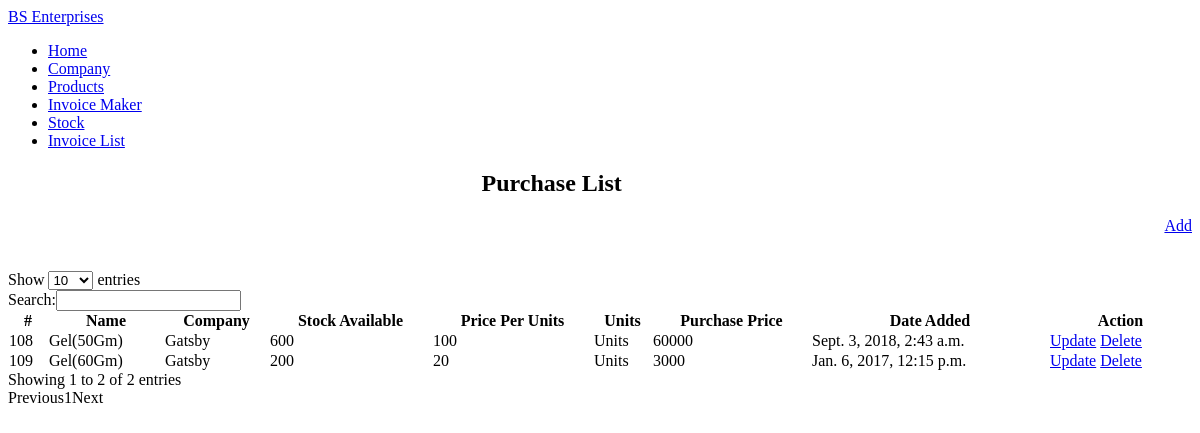
Screenshot of /inventory/ with the database file from the repository.
### Inventory/models.py (models this page shows, shortened)
class Purchase(models.Model):
    code = models.ForeignKey(Product,default='001',related_name='product')
    company = models.ForeignKey(Company,related_name='company')
    Product_price = models.IntegerField(default=0)
    Purchase_price = models.IntegerField(default=0)
    stock = models.IntegerField(default=0)
    UNITS = (('KG','KiloGrams'),('G','Grams'),('Units', 'units'))
    units = models.CharField(max_length=25,choices=UNITS)
    date = models.DateTimeField()

class Product(models.Model):
    company = models.ForeignKey(Company)
    code = models.CharField(primary_key=True, max_length=10)
    name = models.CharField(max_length=250)

class Company(models.Model):
    code = models.CharField(primary_key=True,max_length=10)
    name = models.CharField(max_length=250)
    def __str__(self):
        return self.name

### Inventory/views.py (the view)
def index(request):
    stock = Purchase.objects.all()
    return render(request, 'Inventory/index.html', {'stock': stock})

### Inventory/templates/Inventory/index.html (shortened to what this page needs)
{% extends "Inventory/base.html" %}
{% block content %}
<h2 style="padding-left:40%;">Purchase List</h2>
    <a href="add/?foo=company" class="btn btn-primary" style="float: right">Add</a>
    <br />
    <br />
    <br />    <div class="table-responsive">
        <table id="example" class="table table-striped table-bordered" cellspacing="0" width="100%">
            <thead>
            <tr>
                <th>#</th>
                <th>Name</th>
                <th>Company</th>
                <th>Stock Available</th>
                <th>Price Per Units</th>
                <th>Units</th>
                <th>Purchase Price</th>
                <th>Date Added</th>
                <th>Action</th>
            </tr>
            </thead>
            <tbody>
            {% for purchase in stock %}
                <tr>
                <td>{{ purchase.pk }}</td>
                    <td>{{ purchase.code.name }}</td>
                    <td>{{ purchase.company }}</td>
                    <td>{{ purchase.stock }}</td>
                    <td>{{ purchase.Product_price }}</td>
                    <td>{{ purchase.units }}</td>
                    <td>{{ purchase.Purchase_price }}</td>
                    <td>{{ purchase.date }}</td>
                    <td><a href="{{ purchase.pk }}">Update</a>&nbsp<a href="{{ purchase.pk }}/delete/">Delete</a></td>
                </tr>
            {% endfor %}
            </tbody>
        </table>
    </div>
{% endblock %}

### Inventory/templates/Inventory/base.html (style rules this page uses)
.table-responsive { overflow-x: initial; }

### rows the page displays
Purchase: pk "108", code.name "Gel(50Gm)", company "Gatsby", stock "600", Product_price "100", units "Units", Purchase_price "60000", date "Sept. 3, 2018, 2:43 a.m."
Purchase: pk "109", code.name "Gel(60Gm)", company "Gatsby", stock "200", Product_price "20", units "Units", Purchase_price "3000", date "Jan. 6, 2017, 12:15 p.m."
